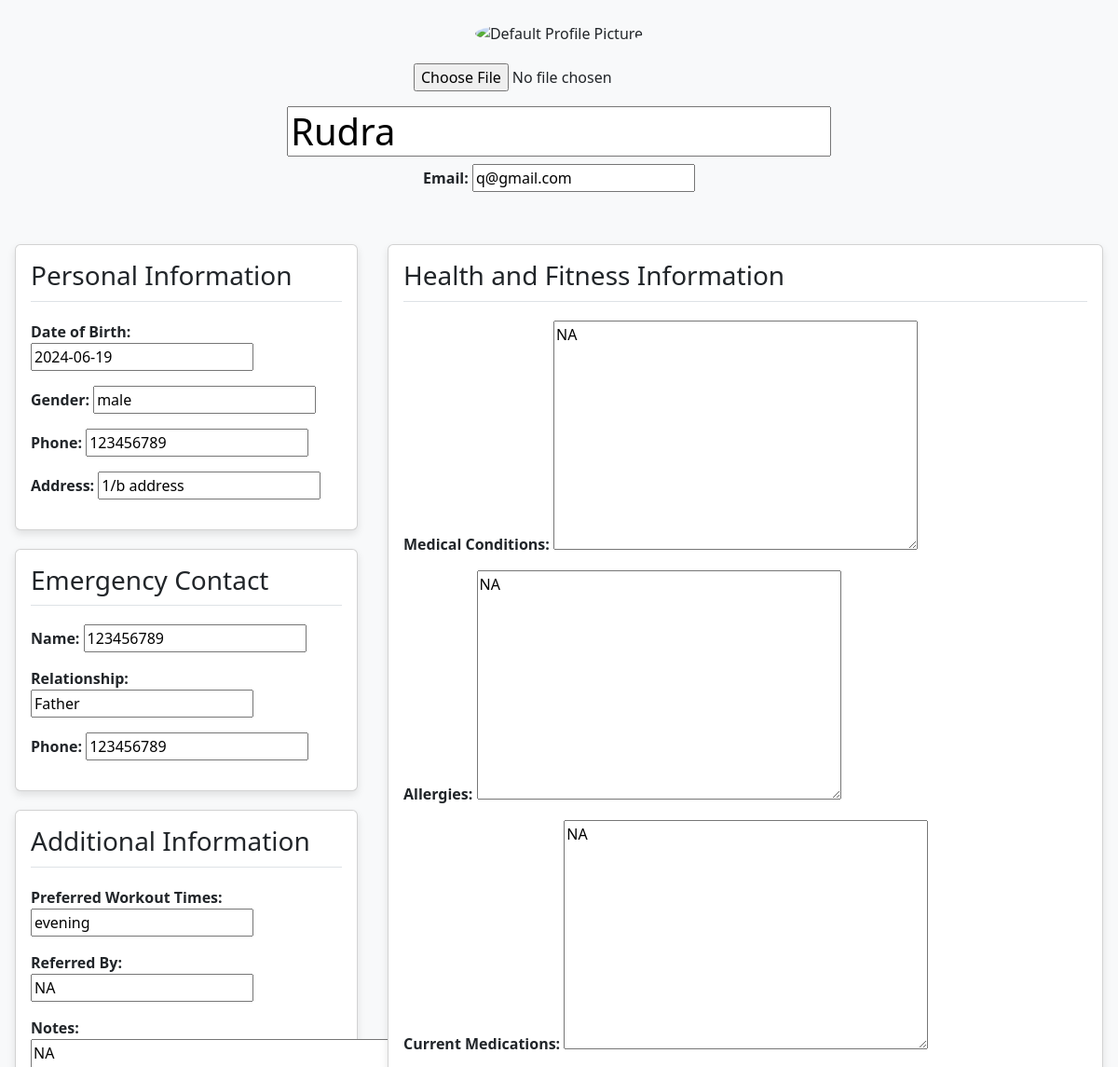
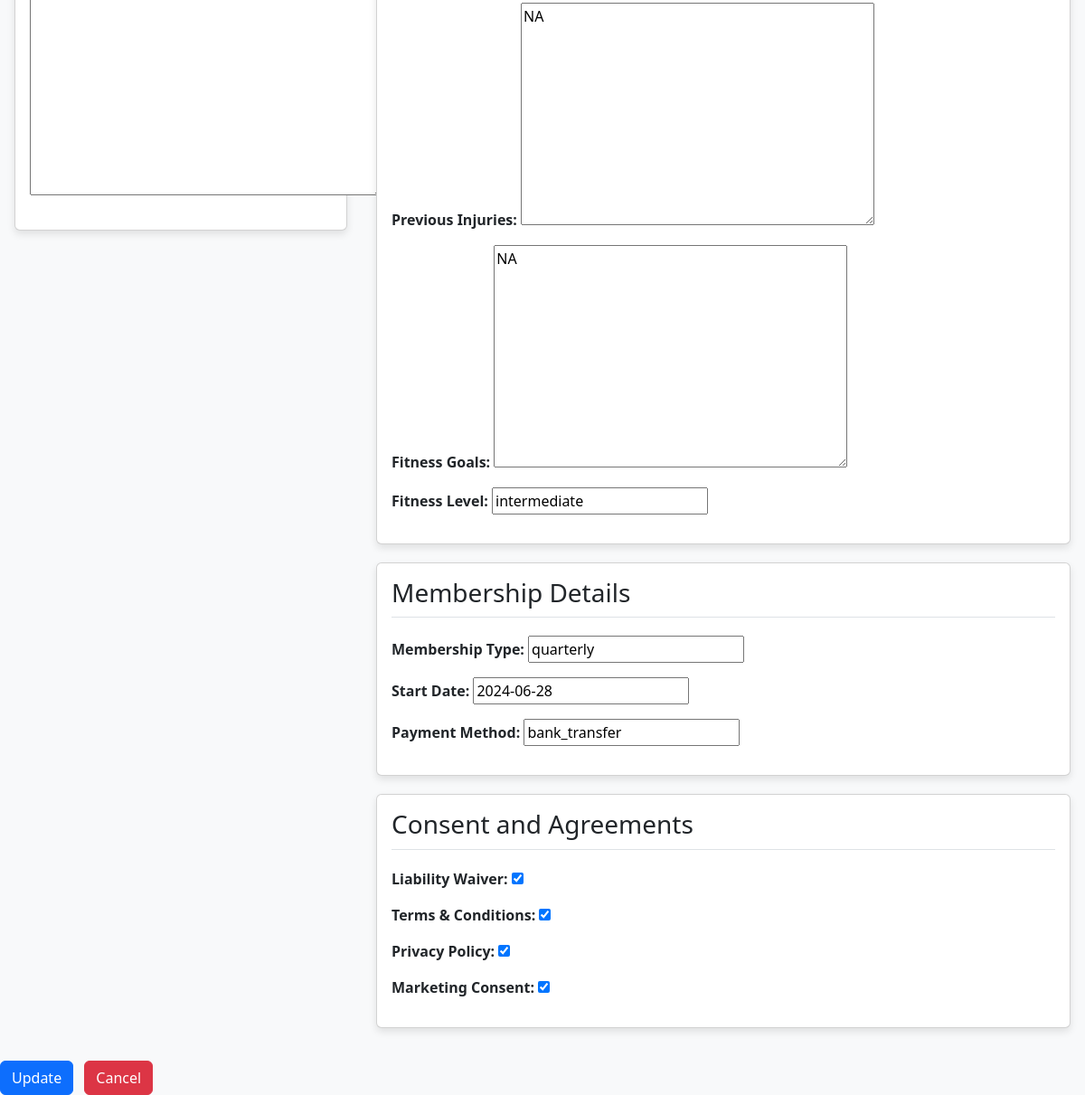
/profile/4/edit/ (signed in), run on the app's committed database (2 pictures, top to bottom).
### home/models.py (models this page shows, shortened)
class Admission(models.Model):
    user = models.ForeignKey(User, on_delete=models.CASCADE, default=get_default_user)
    profile_image=models.ImageField(null=True,blank=True,upload_to="images/")
    full_name = models.CharField(max_length=80)
    dob = models.DateField()
    gender = models.CharField(max_length=10)
    phone = models.CharField(max_length=15)
    email = models.EmailField()
    address = models.CharField(max_length=255)
    emergency_contact_name = models.CharField(max_length=80)
    relationship = models.CharField(max_length=20)
    emergency_contact_phone = models.CharField(max_length=15)
    medical_conditions = models.TextField(blank=True, null=True)
    allergies = models.TextField(blank=True, null=True)
    current_medications = models.TextField(blank=True, null=True)
    previous_injuries = models.TextField(blank=True, null=True)
    fitness_goals = models.TextField(blank=True, null=True)
    fitness_level = models.CharField(max_length=50)
    membership_type = models.CharField(max_length=50)
    start_date = models.DateField()
    payment_method = models.CharField(max_length=50)
    liability_waiver = models.BooleanField(default=False)
    terms_conditions = models.BooleanField(default=False)
    privacy_policy = models.BooleanField(default=False)
    marketing_consent = models.BooleanField(default=False)
    preferred_workout_times = models.CharField(blank=True, null=True,max_length=80)
    referred_by = models.CharField(max_length=50, blank=True, null=True)
    notes = models.TextField(blank=True, null=True)

### home/views.py (the view)
# urls.py: path('profile/<int:pk>/edit/', views.edit_profile, name='edit_profile'),
@login_required
def edit_profile(request, pk):
    admission = get_object_or_404(Admission, pk=pk, user=request.user)
    if request.method == 'POST':
        form = AdmissionForm(request.POST or None, request.FILES or None, instance=admission)
        if form.is_valid():
            form.save()
            messages.success(request, 'Profile has been updated successfully.')
            return redirect('profile', admission_id=pk)
    else:
        form = AdmissionForm(instance=admission)
    return render(request, 'edit_profile.html', {'form': form, 'admission': admission})

### home/forms.py
class AdmissionForm(forms.ModelForm):
    class Meta:
        model = Admission
        fields = [
            'full_name', 'dob', 'gender', 'phone', 'email', 'address', 'emergency_contact_name',
            'relationship', 'emergency_contact_phone', 'medical_conditions', 'allergies',
            'current_medications', 'previous_injuries', 'fitness_goals', 'fitness_level',
            'membership_type', 'start_date', 'payment_method', 'liability_waiver',
            'terms_conditions', 'privacy_policy', 'marketing_consent', 'preferred_workout_times',
            'referred_by', 'notes', 'profile_image'
        ]

### templates/edit_profile.html (shortened to what this page needs)
<!DOCTYPE html>
<html lang="en">
<head>
    <link href="https://cdn.jsdelivr.net/npm/bootstrap@5.3.3/dist/css/bootstrap.min.css" rel="stylesheet">
</head>
<body>
    <div class="container-fluid">
        <form method="POST" enctype="multipart/form-data">
        <div class="row justify-content-center mt-4">
            <div class="col-md-8 text-center">
                {% if admission.profile_image %}
                <img src="{{ admission.profile_image.url }}" class="avatar" alt="Profile Picture">
                {% else %}
                <img src="https://www.w3schools.com/howto/img_avatar.png" class="avatar" alt="Default Profile Picture">
                {% endif %}
                <p>{{form.profile_image}}</p>
                <h1>{{ form.full_name }}</h1>
                <p><strong>Email:</strong> {{ form.email }}</p>
            </div>
        </div>
        <div class="row mt-4">
            <div class="col-lg-4 p-3">
                <div class="card">
                    <div class="card-body">
                        <h3 class="card-title">Personal Information</h3>
                        <p><strong>Date of Birth:</strong> {{ form.dob }}</p>
                        <p><strong>Gender:</strong> {{ form.gender }}</p>
                        <p><strong>Phone:</strong>  {{ form.phone }}</p>
                        <p><strong>Address:</strong> {{ form.address }}</p>
                    </div>
                </div>
                <div class="card">
                    <div class="card-body">
                        <h3 class="card-title">Emergency Contact</h3>
                        <p><strong>Name:</strong> {{ form.emergency_contact_name }}</p>
                        <p><strong>Relationship:</strong> {{ form.relationship }}</p>
                        <p><strong>Phone:</strong> {{ form.emergency_contact_phone }}</p>
                    </div>
                </div>
                <div class="card">
                    <div class="card-body">
                        <h3 class="card-title">Additional Information</h3>
                        <p><strong>Preferred Workout Times:</strong>  {{ form.preferred_workout_times }}</p>
                        <p><strong>Referred By:</strong> {{ form.referred_by }}</p>
                        <p><strong>Notes:</strong> {{ form.notes }}</p>
                    </div>
                </div>
            </div>
            <div class="col-lg-8 p-3">
                <div class="card">
                    <div class="card-body">
                        <h3 class="card-title">Health and Fitness Information</h3>
                        <p><strong>Medical Conditions:</strong> {{ form.medical_conditions }}</p>
                        <p><strong>Allergies:</strong> {{ form.allergies }}</p>
                        <p><strong>Current Medications:</strong>  {{ form.current_medications }}</p>
                        <p><strong>Previous Injuries:</strong> {{ form.previous_injuries }}</p>
                        <p><strong>Fitness Goals:</strong> {{ form.fitness_goals }}</p>
                        <p><strong>Fitness Level:</strong> {{ form.fitness_level }}</p>
                    </div>
                </div>
                <div class="card">
                    <div class="card-body">
                        <h3 class="card-title">Membership Details</h3>
                        <p><strong>Membership Type:</strong> {{ form.membership_type }}</p>
                        <p><strong>Start Date:</strong> {{ form.start_date }}</p>
                        <p><strong>Payment Method:</strong> {{ form.payment_method }}</p>
                    </div>
                </div>
                <div class="card">
                    <div class="card-body">
                        <h3 class="card-title">Consent and Agreements</h3>
                        <p><strong>Liability Waiver:</strong> {{ form.liability_waiver }}</p>
                        <p><strong>Terms & Conditions:</strong> {{ form.terms_conditions }}</p>
                        <p><strong>Privacy Policy:</strong> {{ form.privacy_policy }}</p>
                        <p><strong>Marketing Consent:</strong> {{ form.marketing_consent }}</p>
                    </div>
                </div>
            </div>
        </div>
    </div>
    <button type="submit" class="btn btn-primary">Update</button>
     <a href="{% url 'profile' admission.pk %}" class="btn btn-danger ms-2">Cancel</a>
</body>
</html>

### templates/edit_profile.html (style rules this page uses)
body { background-color: #f8f9fa; }
.avatar { vertical-align: middle; width: 150px; height: 150px; border-radius: 50%; margin-bottom: 20px; }
.card { margin-bottom: 20px; box-shadow: 0 4px 8px rgba(0,0,0,0.1); }
.card-title { border-bottom: 1px solid #dee2e6; padding-bottom: 10px; margin-bottom: 20px; }

### data on the page
Admission: full_name "Rudra", email "q@gmail.com", dob "2024-06-19", gender "male", phone "123456789", address "1/b address", emergency_contact_name "123456789", relationship "Father", emergency_contact_phone "123456789", preferred_workout_times "evening", referred_by "NA", notes "NA", medical_conditions "NA", allergies "NA", current_medications "NA", previous_injuries "NA", fitness_goals "NA", fitness_level "intermediate", membership_type "quarterly", start_date "2024-06-28", payment_method "bank_transfer", liability_waiver "☑", terms_conditions "☑", privacy_policy "☑", marketing_consent "☑"
